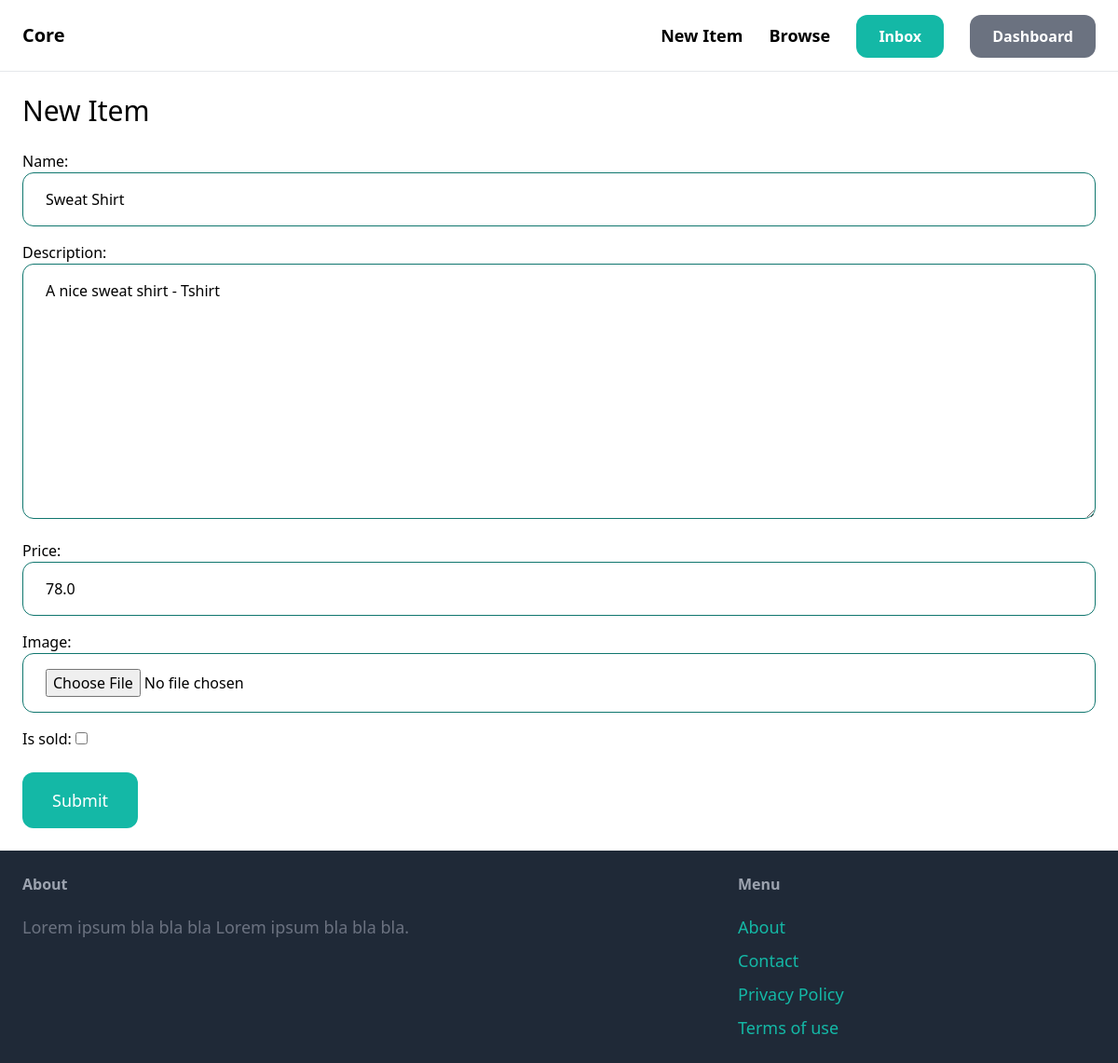
The page /items/1/edit/ (signed in) on the database its author committed.
### item/models.py (models this page shows, shortened)
class Item(models.Model):
    category = models.ForeignKey(Category, related_name='items', on_delete=models.CASCADE)
    name = models.CharField(max_length=255)
    description = models.TextField(null=True, blank=True)
    price = models.FloatField()
    image = models.ImageField(upload_to='item_images', blank=True, null=True)
    is_sold = models.BooleanField(default=False)
    created_by = models.ForeignKey(User, related_name='items', on_delete=models.CASCADE)
    created_at = models.DateTimeField(auto_now_add=True)

### item/views.py (the view)
# urls.py: path('<int:pk>/edit/', views.edit, name='edit'),
@login_required #Ensures user is login, else redirects user to login page
def edit(request, pk):
    item = get_object_or_404(Item, pk=pk, created_by=request.user)
    if request.method == 'POST':
        form = EditItemForm(request.POST, request.FILES, instance=item) #https://youtu.be/ZxMB6Njs3ck?t=5947
        if form.is_valid():
            form.save()
            return redirect('item:detail', pk=item.id)
    else:
        form = EditItemForm(instance=item) #the "instance=item" passes the values into the edit form
    return render(request, 'item/form.html', {'form': form ,'title': 'New Item' })

### item/forms.py
class EditItemForm(forms.ModelForm):
    class Meta:
        model = Item
        fields = ('name', 'description', 'price', 'image', 'is_sold')
        widgets ={
            'name': forms.TextInput(attrs={
                'class': INPUT_CLASSES
            }),
            'description': forms.Textarea(attrs={
                'class': INPUT_CLASSES
            }),
            'price': forms.TextInput(attrs={
                'class': INPUT_CLASSES
            }),
            'image': forms.FileInput(attrs={
                'class': INPUT_CLASSES
            }),
        }

### item/templates/item/form.html (shortened to what this page needs)
{% extends "core/base.html" %}
{% block content %}
<h1 class='mb-6 text-3xl'>{{title}}</h1>
  <form action='.' method='POST' enctype='multipart/form-data'> {% comment %} The enctype=multipart/form-data is needed to upload images {% endcomment %}
    <div class='space-y-4'>
      {{ form.as_p }}
    </div>
    <button  class="mt-6 py-4 px-8 text-lg bg-teal-500 hover:bg-teal-700 text-white rounded-xl" >Submit</button>
  </form>
{% endblock %}

### rows shown on the page
Item: name "Sweat Shirt", description "A nice sweat shirt - Tshirt", price "78.0"

### other values the page prints
{{ title }} "New Item"
